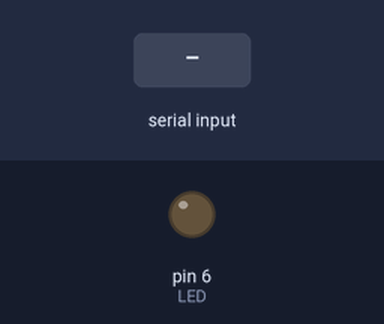
Simulated run of this sketch. Board: Arduino Uno, built with avr-gcc and run on an emulated ATmega328P. On the bench: output pins drawn as LEDs (lit = HIGH). The inputs (shaded band) are chosen by the test bench. What the sketch prints to the serial monitor is not drawn.

Above: at 1.0 s.
1.1 s: "1" received over Serial
At 2.1 s:
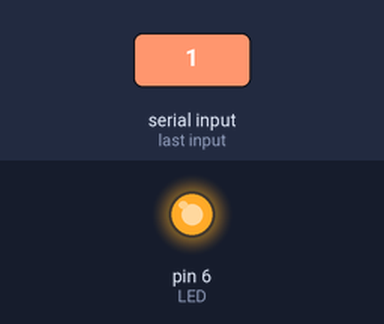
Timing chart, 0 to 4.1 s (numbered marks = the images above; inputs shaded):
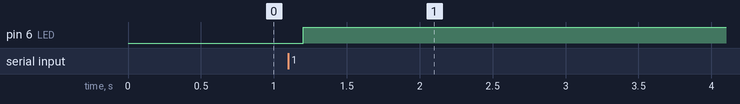

The sketch:

ex17_04.ino
```cpp
// 아두이노: 수신된 정수로 LED 점멸 제어

#define LED 6

void setup() {
  pinMode(LED, OUTPUT);
  Serial.begin(9600);
  while (Serial.available() == 0) {  // 수신 버퍼에 수신값이 없는 동안 반복 실행
    Serial.write('A');      // 시작신호 전송
    delay(300);       // 0.3초 대기
  }
}

void loop() { }

void serialEvent() {      // 이벤트함수: 수신값이 있으면 자동 호출
  int value = Serial.read();    // 수신
  digitalWrite(LED, value);
  Serial.write('B');            // 송신
}
```

Measured:
- after the input at 1.1 s, pin 6 (LED): LOW → HIGH after 0.10 s
